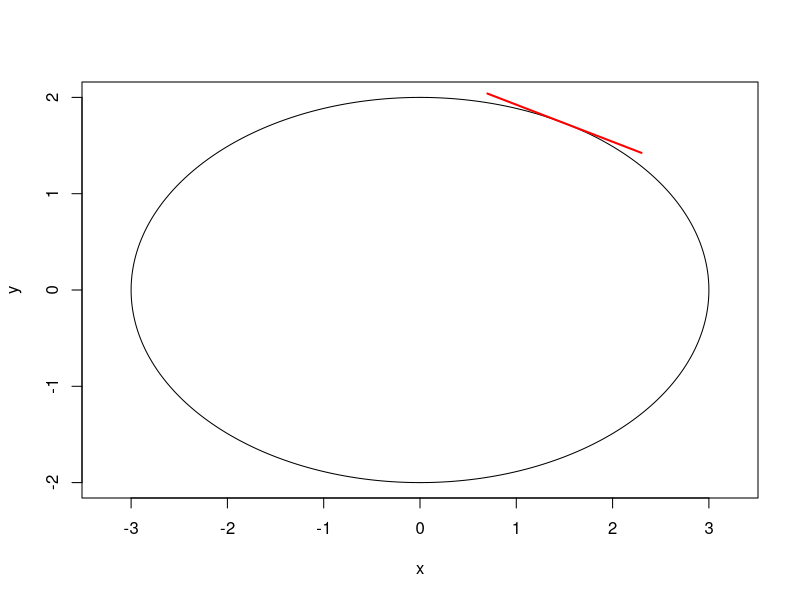

Reproduce this figure in R.
t <- seq(0,2*pi,length.out=400)
x <- 3*cos(t); y <- 2*sin(t)
plot(x,y,type="l",asp=1,xlab="x",ylab="y")
t0 <- pi/3; slope <- -2*cos(t0)/(3*sin(t0))
x0 <- 3*cos(t0); y0 <- 2*sin(t0)
xx <- seq(x0-.8,x0+.8,length.out=100)
lines(xx,y0+slope*(xx-x0),col="red",lwd=2)
cat("Tangent slope:",slope,"\n")
